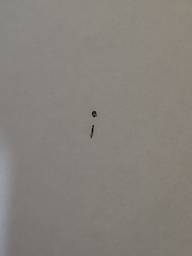
#> input picture img/teste_true_4.jpeg, 192 x 256 px, shrunk from 1200 x 1600 before the run, given as the content of the folder UL 6ª SEM/APS-PI-6SEM/dataset/V20220930_partial/a_l/train_61, which was not available
$ jupyter execute --allow-errors test.ipynb   (text cells are left out)
#> lines starting #> are read from the running program, lines starting #| are printed output that depends on the picture; after the words box and inside, x2 and y2 are one past the last pixel; in counts of white or black regions, pixels touching at a corner belong together; pictures that were not available may be replaced by others from this repository, and a replacement may not be noted
[cell 1]
import numpy as np
import os
import pandas as pd
from pathlib import Path
from matplotlib.image import imread
import pickle as plk
from sklearn.linear_model import SGDClassifier
from sklearn.model_selection import StratifiedShuffleSplit
from sklearn.model_selection import StratifiedKFold, cross_val_score, cross_val_predict
from sklearn.base import clone, BaseEstimator
from sklearn.neural_network import MLPClassifier
from sklearn.metrics import confusion_matrix, precision_score, recall_score, f1_score, precision_recall_curve, roc_curve, roc_auc_score
from PIL import Image
import cv2
import matplotlib.pyplot as plt

[cell 2]
dataset_path = Path(os.path.join('C:',os.sep, 'Users', 'Gabriel', 'Desktop', 'FACUL 6ª SEM', 'APS-PI-6SEM', 'dataset', 'V20220930_partial'))

[cell 3]
path_labels = {}

path_labels['a'] = dataset_path.joinpath('a_l/train_61')
path_labels['e'] = dataset_path.joinpath('e_l/train_65')
path_labels['i'] = dataset_path.joinpath('i_l/train_69')
path_labels['o'] = dataset_path.joinpath('o_l/train_6f')
path_labels['u'] = dataset_path.joinpath('u_l/train_75')
path_labels['A'] = dataset_path.joinpath('A_u/train_41')
path_labels['E'] = dataset_path.joinpath('E_u/train_45')
path_labels['I'] = dataset_path.joinpath('I_u/train_49')
path_labels['O'] = dataset_path.joinpath('O_u/train_4f')
path_labels['U'] = dataset_path.joinpath('U_u/train_55')

[cell 4]
label_to_file = {
    k: [dataset_path / path_label / file for file in os.listdir(dataset_path / path_label)]  # NOQA:E501
    for k, path_label in path_labels.items()
}

[cell 5]
X = []
y = []
for key, files in label_to_file.items():
    for path in files:
        y.append(key)
        image = imread(path)
#> image is the input picture: shape (256, 192, 3); mean R, G, B 133.8, 129.3, 123.5
        binary_matrix = []
        for line in image:
            binary_matrix.append([int(cell[0]) for cell in line])
#> after the loop, binary_matrix = 256 items

        X.append(np.array(binary_matrix))

[cell 6]
#X = [x.reshape(1, -1) for x in X]
X_reshaped = [x.reshape(-1) for x in X]
X_reshaped = np.array(X_reshaped)

[cell 7]
#X = np.array(X)

[cell 8]
y = np.array(y)

[cell 9]
y = ((y=='i')|(y=='I'))

[cell 10]
split_test_threshold = 0.2

[cell 11]
#selection_iter = StratifiedShuffleSplit(n_splits=1, test_size=split_test_threshold, random_state=42)

[cell 12]
#train_index, test_index = next(selection_iter.split(X, y))
from sklearn.model_selection import train_test_split
X_train, X_test, y_train, y_test = train_test_split(X_reshaped, y, test_size=0.2, random_state=42)

[cell 13]
# [4 lines of commented-out code are left out]

[cell 14]
#y_train

[cell 15]
#y_test

[cell 16]
#len(y)

[cell 17]
#len(y_train)

[cell 18]
#np.sum(y_train)

[cell 19]
#np.sum(y_train)/len(y_train)

[cell 20]
#len(y_test)

[cell 21]
#np.sum(y_test)

[cell 22]
#np.sum(y_test)/len(y_test)

[cell 23]
#type(train_index)

[cell 24]
#with open('train_index.npy', 'wb') as f:
#    np.save(f, train_index)

[cell 25]
#with open('test_index.npy', 'wb') as f:
#    np.save(f, test_index)

[cell 26]
#with open('X.npy', 'wb') as f:
#    np.save(f, X)

[cell 27]
#with open('y.npy', 'wb') as f:
#    np.save(f, y)

[cell 28]
#with open('X_train.npy', 'wb') as f:
#    np.save(f, X_train)

[cell 29]
#with open('X_test.npy', 'wb') as f:
#    np.save(f, X_test)

[cell 30]
#with open('y_train.npy', 'wb') as f:
#    np.save(f, y_train)

[cell 31]
#with open('y_test.npy', 'wb') as f:
#    np.save(f, y_test)

[cell 32]
#with open('train_index.npy', 'rb') as f:
#    train_index = np.load(f)

[cell 33]
#with open('test_index.npy', 'rb') as f:
#    test_index = np.load(f)

[cell 34]
#with open('X.npy', 'rb') as f:
#    X = np.load(f)

[cell 35]
#with open('y.npy', 'rb') as f:
#    y = np.load(f)

[cell 36]
#with open('X_train.npy', 'rb') as f:
#    X_train = np.load(f)

[cell 37]
#with open('X_test.npy', 'rb') as f:
#    X_test = np.load(f)

[cell 38]
#with open('y_train.npy', 'rb') as f:
#    y_train = np.load(f)

[cell 39]
#with open('y_test.npy', 'rb') as f:
#    y_test = np.load(f)

[cell 40]
y_train_i = (y_train==True)
y_test_i = (y_test==True)

[cell 41]
y_train_i[0]

[cell 42]
# [5 lines of commented-out code are left out]

[cell 43]
sgd_clf = SGDClassifier(random_state=42)
sgd_clf.fit(X_train, y_train_i)

#> (a cell that did not finish here is left out)

[cell 45]
type(y_test)

#> (a cell that did not finish here is left out)

[cell 47]
type(X_test)

[cell 48]
def my_cross_val_score(clf, X_train: pd.array, y_train: pd.array):
    skfolds = StratifiedKFold(n_splits=3, random_state=42, shuffle=True)

    for train_index, test_index in skfolds.split(X_train, y_train):
        clone_cfl = clone(clf)
        X_train_folds = X_train[train_index]
        y_train_folds = y_train[train_index]
        X_test_folds = X_train[test_index]
        y_test_folds = y_train[test_index]

        clone_cfl.fit(X_train_folds, y_train_folds)
        y_pred = clone_cfl.predict(X_test_folds)
        n_correct = sum(y_pred == y_test_folds)
        print((n_correct/len(y_pred)))

[cell 49]
my_cross_val_score(sgd_clf, X_train, y_train_i)

[cell 50]
cross_val_score(sgd_clf, X_train, y_train_i, cv=3, scoring='accuracy')

[cell 51]
y_train_pred = cross_val_predict(sgd_clf, X_train, y_train_i, cv=3)

[cell 52]
confusion_matrix(y_train_i, y_train_pred)

[cell 53]
precision_score(y_train_i, y_train_pred)

[cell 54]
recall_score(y_train_i, y_train_pred)

[cell 55]
f1_score(y_train_i, y_train_pred)

[cell 56]
mlp_clf = MLPClassifier(hidden_layer_sizes=(100, 50), activation='relu', solver='sgd', random_state=42)
mlp_clf.fit(X_train, y_train_i)

[cell 57]
#mlp_clf.predict([d2_X_test[0]])

[cell 58]
y_train_pred_RN = cross_val_predict(mlp_clf, X_train, y_train_i, cv=2)

[cell 59]
confusion_matrix(y_train_i, y_train_pred_RN)

[cell 60]
precision_score(y_train_i, y_train_pred_RN)

[cell 61]
recall_score(y_train_i, y_train_pred_RN)

[cell 62]
f1_score(y_train_i, y_train_pred_RN)

[cell 63]
# Função para classificar uma imagem
def pretty_print_mnist_number(number: np.array):
    res = ''
    for linha in number.reshape(128, 128):
        for p in linha:
            res += f'{int(p):>3}'
        res += '\n'
    print(res)

def imagem_to_cinza(matrix_colorida: np.array) -> np.array:
    return cv2.cvtColor(matrix_colorida, cv2.COLOR_RGB2GRAY)
'''
def somar_valores_antes_depois_indice(dicionario, indice, valor_maximo):
    valores_antes = sum(v for i, v in dicionario.items() if i < indice)
    valores_depois = sum(v for i, v in dicionario.items() if i > indice)

    if (abs((valores_antes + valor_maximo) - (valores_depois)) < abs((valores_antes) - (valores_depois + valor_maximo))):
        return indice-1
    else:
        return indice+1
'''

def plotar_histograma_imagem(imagem):

    # Calcular o histograma usando a função cv2.calcHist()
    histograma = cv2.calcHist([imagem], [0], None, [256], [0, 256])


    # Criar um dicionário para armazenar o número de ocorrências para cada valor de intensidade
    #ocorrencias_por_valor = {i: int(hist) for i, hist in enumerate(histograma)}

    # Encontrar a intensidade com o maior número de ocorrências
    #maior_ocorrencia = max(ocorrencias_por_valor, key=ocorrencias_por_valor.get)
    #valor_maximo = ocorrencias_por_valor[maior_ocorrencia]

    limiar, _ = cv2.threshold(imagem, 0, 255, cv2.THRESH_BINARY + cv2.THRESH_OTSU)

    # Encontrar o valor do limiar baseado no pico do histograma
    #limiar = np.argmax(histograma)  # Índice do pico do histograma

    # Binarizar a imagem usando o limiar
    _, imagem_binarizada = cv2.threshold(imagem, limiar, 255, cv2.THRESH_BINARY)


     # Mostrar a imagem binarizada
    plt.imshow(imagem_binarizada, cmap='gray')
    plt.title('Imagem Binarizada')
    plt.axis('off')
    plt.show()

    # Plotar o histograma
    plt.plot(histograma)
    plt.title('Histograma da Imagem em Tons de Cinza')
    plt.xlabel('Valores de Pixel')
    plt.ylabel('Número de Pixels')
    plt.show()

    return imagem_binarizada

def redimensionar_imagem(caminho_da_imagem):
    # Carregar a imagem
    imagem = Image.open(caminho_da_imagem)

    # Redimensionar para uma nova largura e altura
    nova_largura = 128
    nova_altura = 128
    imagem_redimensionada = imagem.resize((nova_largura, nova_altura))

    imagem_redimensionada.save("img/nova_imagem_redimensionada.jpg")

def preprocess_image(caminho_da_imagem):

    # Redimensionar imagem
    #redimensionar_imagem(caminho_da_imagem)

    # Ler a imagem
    img = cv2.imread(caminho_da_imagem)

    # Aplicar filtro bilateral
    img_filtered = cv2.bilateralFilter(img, 9, 75, 75)

    # Converter para tons de cinza
    gray = cv2.cvtColor(img_filtered, cv2.COLOR_BGR2GRAY)

    plotar_histograma_imagem(gray)

    # Aplicar limiarização adaptativa
    binarized = cv2.adaptiveThreshold(gray, 255, cv2.ADAPTIVE_THRESH_GAUSSIAN_C, cv2.THRESH_BINARY, 11, 2)

    # Aplicar operações morfológicas (erosão e dilatação)
    kernel = np.ones((3, 3), np.uint8)
    binarized = cv2.erode(binarized, kernel, iterations=1)
    binarized = cv2.dilate(binarized, kernel, iterations=1)

    # Mostrar as imagens para verificar o progresso do pré-processamento
    plt.imshow(img, cmap='gray')
    plt.title('Imagem Normal')
    plt.axis('off')
    plt.show()

    plt.imshow(binarized, cmap='gray')
    plt.title('Imagem Binarizada')
    plt.axis('off')
    plt.show()
    #cv2.imshow('Imagem Original', img)
    #cv2.imshow('Imagem Processada', binarized)
    cv2.waitKey(0)
    cv2.destroyAllWindows()

    return binarized

def classificar_imagem(classificador, caminho_da_imagem):

    redimensionar_imagem(caminho_da_imagem)

    imagem2 = imread("img/nova_imagem_redimensionada.jpg")

    imagem_cinza = imagem_to_cinza(imagem2)

    limiar = plotar_histograma_imagem(imagem_cinza) # Valor entre 0 e 255

    # Converter para matriz binária
    matriz_binaria = (imagem_cinza > limiar).astype(int)
    #_, matriz_binaria = cv2.threshold(imagem_cinza, limiar, 255, cv2.THRESH_BINARY)
    #plt.imshow(matriz_binaria, cmap='gray')

    imagem_processada = matriz_binaria.reshape(1, -1)
    previsao = classificador.predict(imagem_processada)

    pretty_print_mnist_number(matriz_binaria)
    print(f'Resultado da analise da imagem utilizando o classificador {classificador}: {previsao}')

#> (a cell that did not finish here is left out)

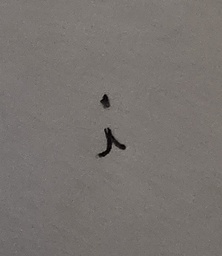
#> input picture img/teste_true_5.jpeg, 222 x 256 px, shrunk from 1389 x 1600 before the run
#> in redimensionar_imagem, imagem is the input picture: PIL image 222x256 RGB; mean R, G, B 119.6, 114.6, 111
#> in redimensionar_imagem, `imagem_redimensionada = imagem.resize((nova_largura, nova_altura))`:
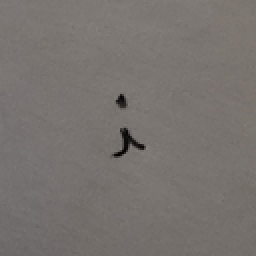
#> imagem_redimensionada: PIL image 128x128 RGB (shown 2 times larger); mean R, G, B 119.6, 114.6, 111
#> in plotar_histograma_imagem, `histograma = cv2.calcHist([imagem], [0], None, [256], [0, 256])`: histograma = 256 values, max 2124 at index 117, min 0 at index 0, mean 64
#> in plotar_histograma_imagem, `limiar, _ = cv2.threshold(imagem, 0, 255, cv2.THRESH_BINARY + cv2.THRE..`: limiar = 72
#> in plotar_histograma_imagem, `_, imagem_binarizada = cv2.threshold(imagem, limiar, 255, cv2.THRESH_B..`:
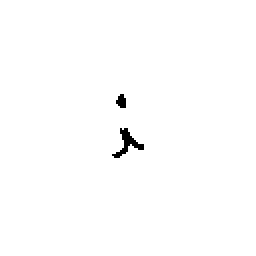
#> imagem_binarizada: shape (128, 128) (shown 2 times larger); 99.4% white; 2 black regions, box (x1, y1, x2, y2) and area: (56, 64, 72, 79) 79, (58, 47, 63, 54) 26
#> in plotar_histograma_imagem, `plt.show()`:
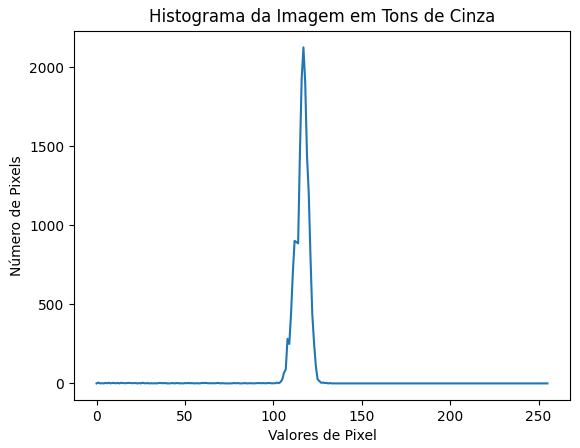
#> figure drawn by matplotlib, 1 panel; curve peaks at x = 117, y = 2124

[cell 65]
preprocess_image("img/teste_false_1.jpeg")
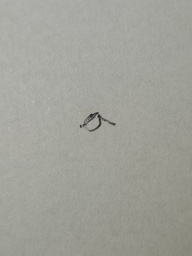
#> input picture img/teste_false_1.jpeg, 192 x 256 px, shrunk from 1200 x 1600 before the run
#> in preprocess_image, img is the input picture: shape (256, 192, 3); mean B, G, R 153.5, 161, 160.4
#> in plotar_histograma_imagem (call 2), `histograma = cv2.calcHist([imagem], [0], None, [256], [0, 256])`: histograma = 256 values, max 2458 at index 161, min 0 at index 0, mean 192
#> in plotar_histograma_imagem (call 2), `limiar, _ = cv2.threshold(imagem, 0, 255, cv2.THRESH_BINARY + cv2.THRE..`: limiar = 157
#> in plotar_histograma_imagem (call 2), `_, imagem_binarizada = cv2.threshold(imagem, limiar, 255, cv2.THRESH_B..`:
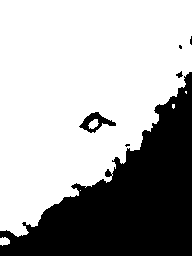
#> imagem_binarizada: shape (256, 192); 66.5% white; 6 black regions (3 under 20 px), largest, box (x1, y1, x2, y2) and area: (0, 72, 192, 256) 16107, (79, 112, 116, 133) 312, (176, 71, 183, 78) 26
#> in plotar_histograma_imagem (call 2), `plt.show()`:
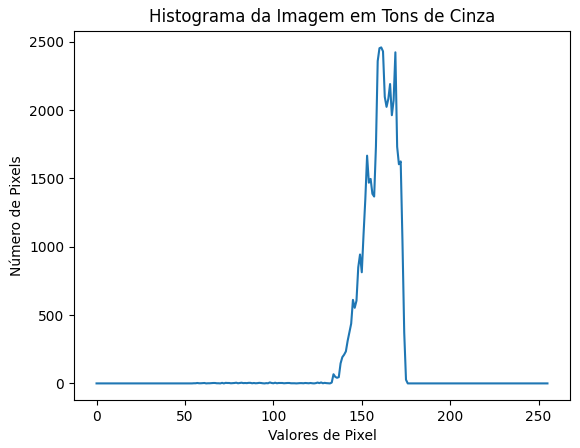
#> figure drawn by matplotlib, 1 panel; curve peaks at x = 161, y = 2458
#> in preprocess_image, `binarized = cv2.adaptiveThreshold(gray, 255, cv2.ADAPTIVE_THRESH_GAUSS..`:
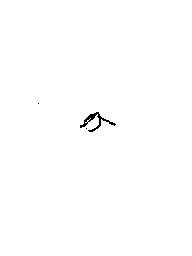
#> binarized: shape (256, 192); 99.6% white; black in thin lines or dots, all inside (x1, y1, x2, y2) = (38, 103, 116, 132)
#> in preprocess_image, `binarized = cv2.erode(binarized, kernel, iterations=1)`:
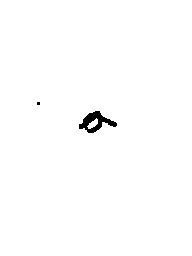
#> binarized: shape (256, 192); 99.2% white; 2 black regions (1 under 20 px), largest, box (x1, y1, x2, y2) and area: (79, 111, 117, 133) 363
#> in preprocess_image, `binarized = cv2.dilate(binarized, kernel, iterations=1)`: binarized: shape (256, 192); 99.6% white; 3 black regions (2 under 20 px), largest, box (x1, y1, x2, y2) and area: (80, 112, 116, 132) 187
